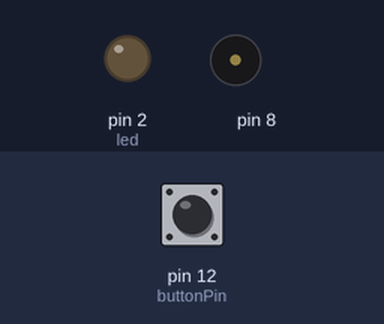
Recording of a sketch running on a simulated Arduino Uno, built with avr-gcc and run on an emulated ATmega328P. On the bench: output pins drawn as LEDs (lit = HIGH), buzzer (waves = sounding). Inputs (shaded band) come from the test bench; at power-on: pin 12 (buttonPin) LOW.

Above: at 1.2 s.
1.3 s: pin 12 (buttonPin) pulled HIGH for 0.15 s
At 2.0 s:
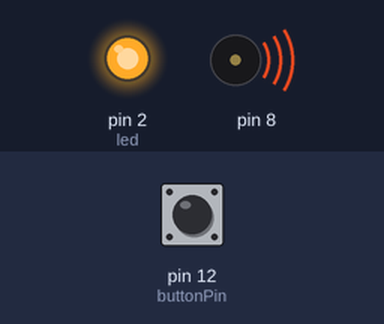
4.3 s: pin 12 (buttonPin) pulled HIGH for 1 s
At 5.72 s:
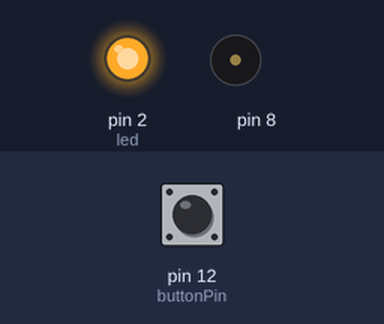
7.3 s: pin 12 (buttonPin) pulled HIGH for 3.2 s
At 13.1 s:
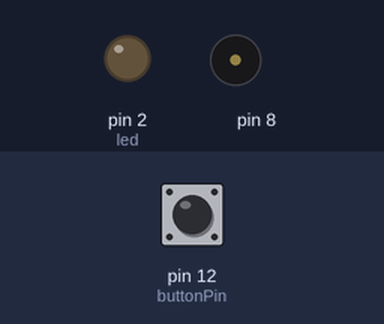
Timing chart, 0 to 14.6 s (numbered marks = the images above; inputs shaded):
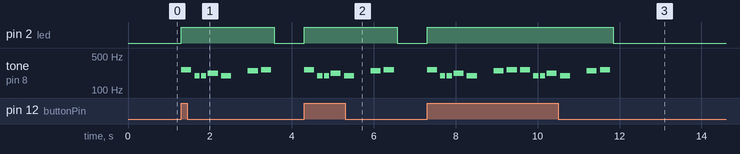

Measured:
- after the input at 1.3 s, pin 2 (led): LOW → HIGH at once, → LOW 2.3 s later; tone on pin 8: plays 262 Hz for 0.25 s, 196 Hz for 0.13 s, 196 Hz for 0.13 s, 220 Hz for 0.25 s, 196 Hz for 0.25 s, 247 Hz for 0.25 s … (7 notes in this stretch), starting at once
- after the input at 4.3 s, pin 2 (led): LOW → HIGH at once, → LOW 2.3 s later; tone on pin 8: plays 262 Hz for 0.25 s, 196 Hz for 0.13 s, 196 Hz for 0.13 s, 220 Hz for 0.25 s, 196 Hz for 0.25 s, 247 Hz for 0.25 s … (7 notes in this stretch), starting at once
- after the input at 7.3 s, pin 2 (led): LOW → HIGH at once, → LOW 4.5 s later; tone on pin 8: plays 262 Hz for 0.25 s, 196 Hz for 0.13 s, 196 Hz for 0.13 s, 220 Hz for 0.25 s, 196 Hz for 0.25 s, 247 Hz for 0.25 s … (14 notes in this stretch), starting at once

The sketch:

buzzer.ino
```cpp
#include "pitches.h"  //libreria que tiene los pulsos de la melodia
//Led
int led = 2;

//notas de la melodia
int melody[]={NOTE_C4, NOTE_G3, NOTE_G3, NOTE_A3, NOTE_G3, 0, NOTE_B3, NOTE_C4};

//digital pin 12 has a button attached to it. Give it an name
int buttonPin= 12;

//duracion nora. 4=quarter note / 8=eighth note
int noteDurations[]={4, 8, 8, 4, 4, 4, 4, 4};


void setup(){
   //Led
   pinMode(led,OUTPUT);
  //make the button's pin input
  pinMode(buttonPin, INPUT);
}


void loop(){

  //Leyendo el input digital
  int buttonState = digitalRead(buttonPin);

  //Si el boton se presiona
  if (buttonState == 1){

    //Itera las notas de la melodia
    for (int thisNote=0; thisNote <8; thisNote++){
      //ENCEDER LED
      digitalWrite(led, HIGH);

      //Calculando la duracion de la nota
      int noteDuration = 1000 / noteDurations [thisNote];
      tone(8, melody [thisNote], noteDuration);

      //Tiempo de duracion entre notas
      int pauseBetweenNotes = noteDuration * 1.30;
      delay(pauseBetweenNotes);

      //para de reproducir
      noTone(8);
      //apagar led
       digitalWrite(led, LOW);
    }
  }
}
```

pitches.h
```cpp
/*************************************************

 * Public Constants

 *************************************************/

#define NOTE_B0  31
#define NOTE_C1  33
#define NOTE_CS1 35
#define NOTE_D1  37
#define NOTE_DS1 39
#define NOTE_E1  41
#define NOTE_F1  44
#define NOTE_FS1 46
#define NOTE_G1  49
#define NOTE_GS1 52
#define NOTE_A1  55
#define NOTE_AS1 58
#define NOTE_B1  62
#define NOTE_C2  65
#define NOTE_CS2 69
#define NOTE_D2  73
#define NOTE_DS2 78
#define NOTE_E2  82
#define NOTE_F2  87
#define NOTE_FS2 93
#define NOTE_G2  98
#define NOTE_GS2 104
#define NOTE_A2  110
#define NOTE_AS2 117
#define NOTE_B2  123
#define NOTE_C3  131
#define NOTE_CS3 139
#define NOTE_D3  147
#define NOTE_DS3 156
#define NOTE_E3  165
#define NOTE_F3  175
#define NOTE_FS3 185
#define NOTE_G3  196
#define NOTE_GS3 208
#define NOTE_A3  220
#define NOTE_AS3 233
#define NOTE_B3  247
#define NOTE_C4  262
```
